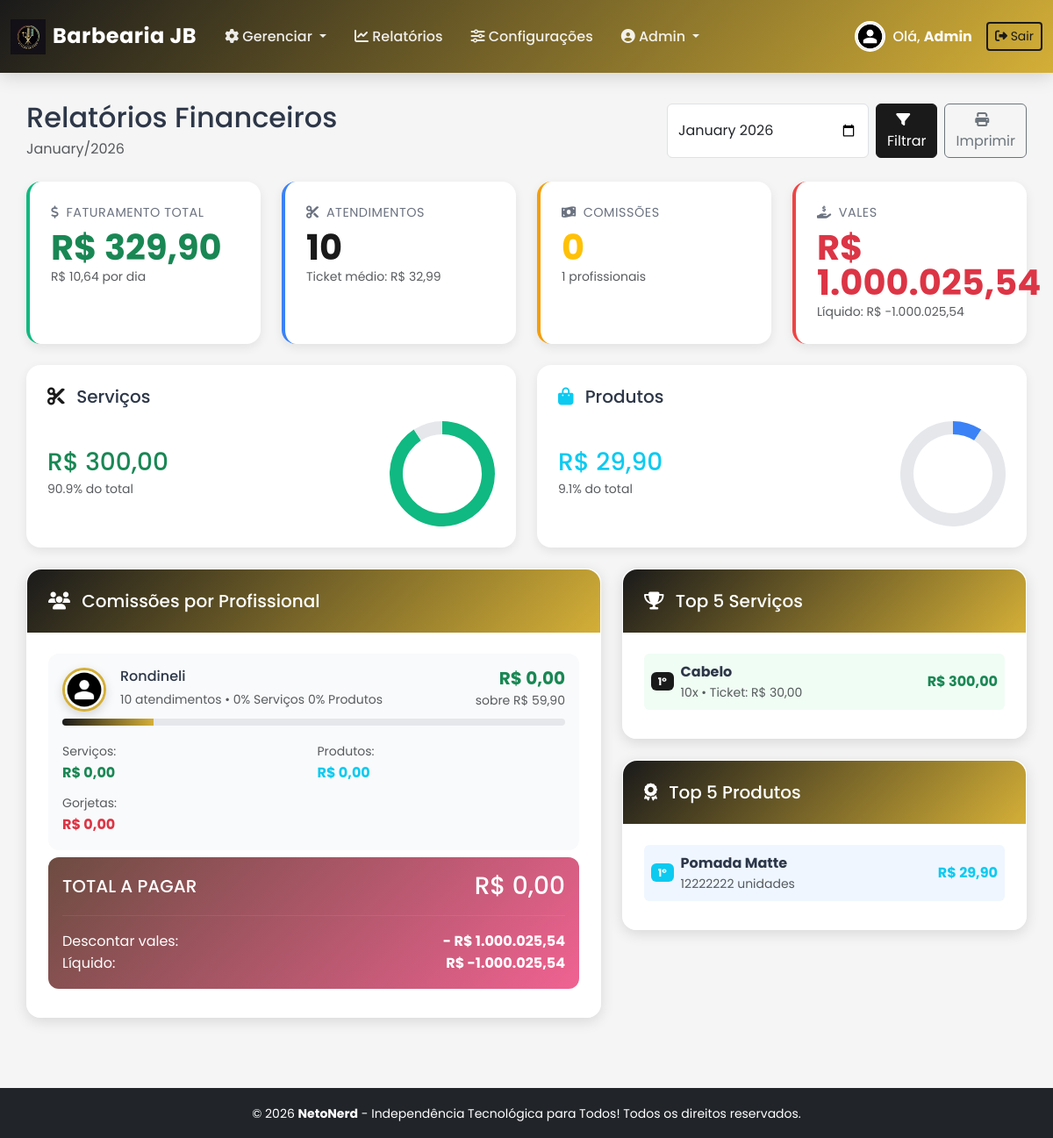
The app's page /admin/view_reports.php (signed in) with its own data.
### tables this page shows
CREATE TABLE `configuracoes` (
  `id` int(11) NOT NULL,
  `horario_abertura` time DEFAULT NULL,
  `horario_fechamento` time DEFAULT NULL,
  `intervalo_slot` int(11) DEFAULT 15,
  `prazo_cancelamento_horas` int(11) DEFAULT 24,
  `agendamento_ativo` tinyint(1) DEFAULT 1,
  `tipo_empresa` enum('barbearia','salao','manicure','estetica') DEFAULT 'barbearia',
  `cor_primaria` varchar(7) DEFAULT '#1a1a1a',
  `cor_secundaria` varchar(7) DEFAULT '#d4af37',
  `logo` varchar(255) DEFAULT NULL,
  `cor_fundo` varchar(7) DEFAULT '#f5f5f5',
  `periodo_pagamento` enum('semanal','quinzenal','mensal') DEFAULT 'semanal',
  `dia_fechamento` int(11) DEFAULT 1 COMMENT 'Dia da semana (1-7) para semanal, dia do mês (1-31) para quinzenal/mensal',
  `controle_horario` tinyint(1) DEFAULT 1 COMMENT 'Bloquear registros fora do horário de funcionamento',
  `aprovar_gorjetas` tinyint(1) DEFAULT 1 COMMENT 'Requer aprovação do admin para gorjetas'
);

CREATE TABLE `usuarios` (
  `id` int(11) NOT NULL,
  `nome` varchar(100) NOT NULL,
  `email` varchar(100) NOT NULL,
  `senha` varchar(255) NOT NULL,
  `tipo` enum('cliente','profissional','admin') NOT NULL,
  `telefone` varchar(20) DEFAULT NULL,
  `foto` varchar(255) DEFAULT NULL,
  `avatar` varchar(255) DEFAULT NULL,
  `bio` text DEFAULT NULL,
  `comissao_padrao` decimal(5,2) DEFAULT NULL,
  `ativo` tinyint(1) DEFAULT 1,
  `created_at` datetime DEFAULT current_timestamp()
);

### admin/view_reports.php (the view, shortened to what the rows shown need)
<?php
require_once '../includes/auth.php';
require_once '../includes/db_connect.php';
require_once '../includes/utils.php';
include '../includes/header.php';
$mes = $_GET['mes'] ?? date('Y-m');
$inicio = $mes . '-01 00:00:00';
$fim = date('Y-m-t 23:59:59', strtotime($inicio));
$stmt = $pdo->prepare("
    SELECT COALESCE(SUM(x.preco), 0) AS total
    FROM (
        SELECT sr.id, sr.preco
        FROM servicos_realizados sr
        JOIN atendimentos a ON a.id = sr.atendimento_id
        WHERE a.data_atendimento BETWEEN ? AND ?
          AND a.status = 'concluido'
        GROUP BY sr.id
    ) AS x
");
$stmt->execute([$inicio, $fim]);
$faturamento_servicos = (float)$stmt->fetchColumn();
$stmt = $pdo->prepare("
    SELECT COALESCE(SUM(vp.valor_unitario), 0) as total
    FROM atendimentos a
    JOIN vendas_produtos vp ON vp.atendimento_id = a.id
    WHERE a.data_atendimento BETWEEN ? AND ?
");
$stmt->execute([$inicio, $fim]);
$faturamento_produtos = (float)$stmt->fetchColumn();
$faturamento_total = $faturamento_servicos + $faturamento_produtos;
$stmt = $pdo->prepare("
    SELECT COALESCE(SUM(a.gorjeta), 0) as total
    FROM atendimentos a
    WHERE a.data_atendimento BETWEEN ? AND ?
      AND a.status = 'concluido'
      AND a.profissional_id IS NOT NULL
    GROUP BY a.profissional_id
");
$stmt->execute([$inicio, $fim]);
$faturamento_gorjetas = (float)$stmt->fetchColumn();
$stmt = $pdo->prepare("
    SELECT
    u.id,
    u.nome,
    u.avatar,
    COUNT(DISTINCT a.id) AS total_atendimentos,
    COALESCE(SUM(DISTINCT sr.preco), 0) AS faturamento_servicos,
    COALESCE(SUM(DISTINCT vp.valor_unitario), 0) AS faturamento_produtos,
    MAX(CASE WHEN c.tipo = 'servico' THEN c.servico END) AS comissao_servico,
    MAX(CASE WHEN c.tipo = 'produto' THEN c.produto END) AS comissao_produto
FROM usuarios u
LEFT JOIN atendimentos a
    ON a.profissional_id = u.id
    AND a.data_atendimento BETWEEN ? AND ?
    AND a.status = 'concluido'
LEFT JOIN servicos_realizados sr ON sr.atendimento_id = a.id
LEFT JOIN vendas_produtos vp ON vp.atendimento_id = a.id
LEFT JOIN comissoes c ON c.profissional_id = u.id
WHERE u.tipo = 'profissional' AND u.ativo = 1
GROUP BY u.id, u.nome, u.avatar
HAVING (COALESCE(SUM(sr.preco),0) + COALESCE(SUM(vp.valor_unitario),0)) > 0
ORDER BY (COALESCE(SUM(sr.preco),0) + COALESCE(SUM(vp.valor_unitario),0)) DESC
");
$stmt->execute([$inicio, $fim]);
$profissionais = $stmt->fetchAll(PDO::FETCH_ASSOC);
$total_comissoes = array_sum(array_column($profissionais, 'comissao_total'));
?>
<div class="animate-fade-in">
    <div class="d-flex justify-content-between align-items-center mb-4">
        <div>
            <h2 class="mb-1">Relatórios Financeiros</h2>
        </div>
    </div>
                <div class="metric-large text-warning"><?php print_r($total_comissoes) ?></div>
    <div class="row g-4">
        <div class="col-lg-7">
            <div class="card-glass">
                <?php if (empty($profissionais)): ?>
                    <p class="text-muted text-center py-4">Nenhum atendimento no período.</p>
                <?php else: ?>
                    <?php foreach ($profissionais as $prof): ?>
                    <div class="prof-row">
                        <div class="d-flex align-items-center gap-3 mb-2">
                            <img src="../assets/img/avatars/<?php echo $prof['avatar'] ?? 'default.png'; ?>"
                                 class="avatar-salao"
                                 alt="<?php echo htmlspecialchars($prof['nome']); ?>">
                            <div class="flex-grow-1">
                                <h6 class="mb-1"><?php echo htmlspecialchars($prof['nome']); ?></h6>
                                <small class="text-muted">
                                    <?php echo $prof['total_atendimentos']; ?> atendimentos •
                                    <?php echo number_format($prof['comissao_servico'], 0); ?>% Serviços
                                    <?php echo number_format($prof['comissao_produto'], 0); ?>% Produtos
                                </small>
                            </div>
                            <div class="text-end">
                                <div class="h5 mb-0 text-success fw-bold">
                                    <?php echo formatar_moeda($prof['comissao_total']); ?>
                                </div>
                                <small class="text-muted">
                                    sobre <?php echo formatar_moeda($prof['faturamento_total']); ?>
                                </small>
                            </div>
                        </div>
                        <div class="progress-bar-custom">
                            <div class="progress-fill"
                                 style="width: <?php echo $faturamento_total > 0 ? ($prof['faturamento_total'] / $faturamento_total) * 100 : 0; ?>%">
                            </div>
                        </div>
                        <div class="row g-2 mt-1">
                            <div class="col-6">
                                <small class="text-muted">Serviços:</small>
                                <strong class="d-block text-success">
                                    <?php echo formatar_moeda($prof['comissao_servicos']); ?>
                                </strong>
                            </div>
                            <div class="col-6">
                                <small class="text-muted">Produtos:</small>
                                <strong class="d-block text-info">
                                    <?php echo formatar_moeda($prof['comissao_produtos']); ?>
                                </strong>
                            </div>
                            <div class="col-6">
                                <small class="text-muted">Gorjetas:</small>
                                <strong class="d-block text-danger">
                                    <?php echo formatar_moeda($faturamento_gorjetas); ?>
                                </strong>
                            </div>
                        </div>
                    </div>
                    <?php endforeach; ?>
                <?php endif; ?>
            </div>
        </div>
    </div>
</div>
<script>
// Gráfico Serviços
new Chart(document.getElementById('chartServicos'), {
    type: 'doughnut',
    data: {
        datasets: [{
            data: [<?php echo $faturamento_servicos; ?>, <?php echo $faturamento_produtos; ?>],
            backgroundColor: ['#10b981', '#e5e7eb'],
            borderWidth: 0
        }]
    },
    options: {
        cutout: '75%',
        plugins: { legend: { display: false }, tooltip: { enabled: false } }
    }
});
// Gráfico Produtos
new Chart(document.getElementById('chartProdutos'), {
    type: 'doughnut',
    data: {
        datasets: [{
            data: [<?php echo $faturamento_produtos; ?>, <?php echo $faturamento_servicos; ?>],
            backgroundColor: ['#3b82f6', '#e5e7eb'],
            borderWidth: 0
        }]
    },
    options: {
        cutout: '75%',
        plugins: { legend: { display: false }, tooltip: { enabled: false } }
    }
});
</script>
<?php include '../includes/footer.php'; ?>

### includes/header.php (shortened to what the rows shown need)
<?php require_once 'auth.php'; require_once 'theme.php'; ?>
<!DOCTYPE html>
<html lang="pt-BR">
<head>
    <link href="https://cdn.jsdelivr.net/npm/bootstrap@5.3.3/dist/css/bootstrap.min.css" rel="stylesheet">
    <link href="https://cdnjs.cloudflare.com/ajax/libs/font-awesome/6.5.0/css/all.min.css" rel="stylesheet">
    <link href="../assets/css/custom.css" rel="stylesheet">
    <link href="../assets/css/components.css" rel="stylesheet">
    <link href="../assets/css/animations.css" rel="stylesheet">
</head>
<body>
<?php if (esta_logado()): ?>
<nav class="navbar navbar-expand-lg navbar-dark navbar-custom">
    <div class="container-fluid">
        <a class="navbar-brand d-flex align-items-center gap-2" href="dashboard.php">
            <?php
            $config_logo = $pdo->query("SELECT logo FROM configuracoes WHERE id = 1")->fetch();
            if (!empty($config_logo['logo'])):
            ?>
                <img src="../assets/img/<?php echo $config_logo['logo']; ?>" alt="Logo" height="40" class="animate-fade-in">
            <?php else: ?>
                <i class="fas fa-cut"></i>
            <?php endif; ?>
            <span>Barbearia JB</span>
        </a>
    </div>
</nav>
<?php endif; ?>
<div class="container container-main animate-fade-in">

### records on screen
configuracoes: logo (picture)
usuarios: nome "Rondineli", total_atendimentos "10", comissao_servico "0", comissao_produto "0", comissao_total "R$ 0,00", faturamento_total "R$ 59,90", comissao_servicos "R$ 0,00", comissao_produtos "R$ 0,00", faturamento_gorjetas "R$ 0,00"

### other values on screen
explode(' ', $_SESSION['nome'])[0] "Admin"
formatar_moeda($faturamento_total) "R$ 329,90"
formatar_moeda($faturamento_medio_dia) "R$ 10,64"
$stats['total_atendimentos'] "10"
formatar_moeda($ticket_medio) "R$ 32,99"
count($profissionais) "1"
formatar_moeda($total_vales) "R$ 1.000.025,54"
formatar_moeda($total_comissoes - $total_vales) "R$ -1.000.025,54"
formatar_moeda($faturamento_servicos) "R$ 300,00"
$perc_servicos "90.9"
formatar_moeda($faturamento_produtos) "R$ 29,90"
$perc_produtos "9.1"
formatar_moeda($total_comissoes + $faturamento_gorjetas) "R$ 0,00"
$s['nome'] "Cabelo"
$s['qtd'] "10"
